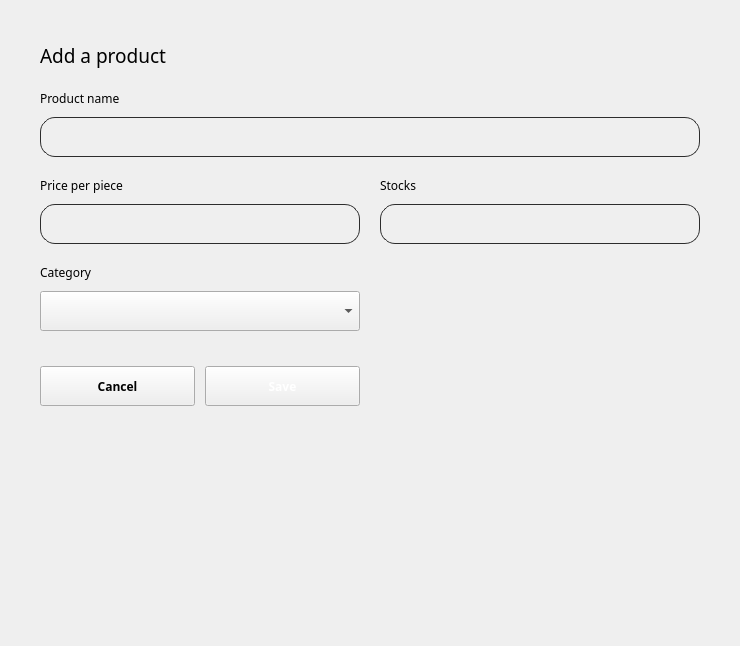
                       <widget class="QWidget" name="page_products_add">
                        <layout class="QGridLayout" name="gridLayout_12">
                         <property name="leftMargin">
                          <number>0</number>
                         </property>
                         <property name="topMargin">
                          <number>0</number>
                         </property>
                         <property name="rightMargin">
                          <number>0</number>
                         </property>
                         <property name="bottomMargin">
                          <number>0</number>
                         </property>
                         <property name="spacing">
                          <number>0</number>
                         </property>
                         <item row="0" column="0" alignment="Qt::AlignTop">
                          <widget class="QWidget" name="widget_products_add" native="true">
                           <layout class="QVBoxLayout" name="verticalLayout_16">
                            <property name="spacing">
                             <number>0</number>
                            </property>
                            <property name="leftMargin">
                             <number>40</number>
                            </property>
                            <property name="topMargin">
                             <number>40</number>
                            </property>
                            <property name="rightMargin">
                             <number>40</number>
                            </property>
                            <property name="bottomMargin">
                             <number>40</number>
                            </property>
                            <item>
                             <widget class="QLabel" name="label_44">
                              <property name="minimumSize">
                               <size>
                                <width>0</width>
                                <height>30</height>
                               </size>
                              </property>
                              <property name="maximumSize">
                               <size>
                                <width>16777215</width>
                                <height>30</height>
                               </size>
                              </property>
                              <property name="font">
                               <font>
                                <family>Hauora ExtraBold</family>
                                <pointsize>14</pointsize>
                               </font>
                              </property>
                              <property name="text">
                               <string>Add a product</string>
                              </property>
                             </widget>
                            </item>
                            <item>
                             <widget class="QWidget" name="widget_31" native="true">
                              <property name="minimumSize">
                               <size>
                                <width>0</width>
                                <height>87</height>
                               </size>
                              </property>
                              <property name="maximumSize">
                               <size>
                                <width>660</width>
                                <height>87</height>
                               </size>
                              </property>
                              <layout class="QVBoxLayout" name="verticalLayout_60">
                               <property name="spacing">
                                <number>10</number>
                               </property>
                               <property name="leftMargin">
                                <number>0</number>
                               </property>
                               <property name="topMargin">
                                <number>20</number>
                               </property>
                               <property name="rightMargin">
                                <number>0</number>
                               </property>
                               <property name="bottomMargin">
                                <number>0</number>
                               </property>
                               <item>
                                <widget class="QLabel" name="label_61">
                                 <property name="maximumSize">
                                  <size>
                                   <width>320</width>
                                   <height>17</height>
                                  </size>
                                 </property>
                                 <property name="font">
                                  <font>
                                   <family>Hauora</family>
                                   <pointsize>9</pointsize>
                                  </font>
                                 </property>
                                 <property name="text">
                                  <string>Product name</string>
                                 </property>
                                </widget>
                               </item>
                               <item>
                                <widget class="QLineEdit" name="lineEdit_products_name_add">
                                 <property name="minimumSize">
                                  <size>
                                   <width>320</width>
                                   <height>40</height>
                                  </size>
                                 </property>
                                 <property name="maximumSize">
                                  <size>
                                   <width>660</width>
                                   <height>40</height>
                                  </size>
                                 </property>
                                 <property name="font">
                                  <font>
                                   <family>Hauora</family>
                                   <pointsize>9</pointsize>
                                  </font>
                                 </property>
                                 <property name="styleSheet">
                                  <string notr="true">border-radius: 15px;
background-color: rgba(0,0,0,0);
border: 1px solid rgb(45, 45, 45);
padding-top: 4px;
padding-bottom: 4px;
padding-left: 8px;
padding-right: 8px;

</string>
                                 </property>
                                 <property name="text">
                                  <string/>
                                 </property>
                                </widget>
                               </item>
                              </layout>
                             </widget>
                            </item>
                            <item>
                             <widget class="QWidget" name="widget_6" native="true">
                              <property name="minimumSize">
                               <size>
                                <width>0</width>
                                <height>87</height>
                               </size>
                              </property>
                              <property name="maximumSize">
                               <size>
                                <width>660</width>
                                <height>87</height>
                               </size>
                              </property>
                              <layout class="QHBoxLayout" name="horizontalLayout_3">
                               <property name="spacing">
                                <number>20</number>
                               </property>
                               <property name="leftMargin">
                                <number>0</number>
                               </property>
                               <property name="topMargin">
                                <number>20</number>
                               </property>
                               <property name="rightMargin">
                                <number>0</number>
                               </property>
                               <property name="bottomMargin">
                                <number>0</number>
                               </property>
                               <item>
                                <widget class="QWidget" name="widget_34" native="true">
                                 <property name="maximumSize">
                                  <size>
                                   <width>320</width>
                                   <height>67</height>
                                  </size>
                                 </property>
                                 <layout class="QVBoxLayout" name="verticalLayout_73">
                                  <property name="spacing">
                                   <number>10</number>
                                  </property>
                                  <property name="leftMargin">
                                   <number>0</number>
                                  </property>
                                  <property name="topMargin">
                                   <number>0</number>
                                  </property>
                                  <property name="rightMargin">
                                   <number>0</number>
                                  </property>
                                  <property name="bottomMargin">
                                   <number>0</number>
                                  </property>
                                  <item>
                                   <widget class="QLabel" name="label_74">
                                    <property name="maximumSize">
                                     <size>
                                      <width>320</width>
                                      <height>17</height>
                                     </size>
                                    </property>
                                    <property name="font">
                                     <font>
                                      <family>Hauora</family>
                                      <pointsize>9</pointsize>
                                     </font>
                                    </property>
                                    <property name="text">
                                     <string>Price per piece</string>
                                    </property>
                                   </widget>
                                  </item>
                                  <item>
                                   <widget class="QLineEdit" name="lineEdit_products_pricepiece_add">
                                    <property name="minimumSize">
                                     <size>
                                      <width>320</width>
                                      <height>40</height>
                                     </size>
                                    </property>
                                    <property name="maximumSize">
                                     <size>
                                      <width>320</width>
                                      <height>40</height>
                                     </size>
                                    </property>
                                    <property name="font">
                                     <font>
                                      <family>Hauora</family>
                                      <pointsize>9</pointsize>
                                     </font>
                                    </property>
                                    <property name="styleSheet">
                                     <string notr="true">border-radius: 15px;
background-color: rgba(0,0,0,0);
border: 1px solid rgb(45, 45, 45);
padding-top: 4px;
padding-bottom: 4px;
padding-left: 8px;
padding-right: 8px;

</string>
                                    </property>
                                    <property name="text">
                                     <string/>
                                    </property>
                                   </widget>
                                  </item>
                                 </layout>
                                </widget>
                               </item>
                               <item>
                                <widget class="QWidget" name="widget_32" native="true">
                                 <property name="maximumSize">
                                  <size>
                                   <width>320</width>
                                   <height>67</height>
                                  </size>
                                 </property>
                                 <layout class="QVBoxLayout" name="verticalLayout_61">
                                  <property name="spacing">
                                   <number>10</number>
                                  </property>
                                  <property name="leftMargin">
                                   <number>0</number>
                                  </property>
                                  <property name="topMargin">
                                   <number>0</number>
                                  </property>
                                  <property name="rightMargin">
                                   <number>0</number>
                                  </property>
                                  <property name="bottomMargin">
                                   <number>0</number>
                                  </property>
                                  <item>
                                   <widget class="QLabel" name="label_62">
                                    <property name="maximumSize">
                                     <size>
                                      <width>320</width>
                                      <height>17</height>
                                     </size>
                                    </property>
                                    <property name="font">
                                     <font>
                                      <family>Hauora</family>
                                      <pointsize>9</pointsize>
                                     </font>
                                    </property>
                                    <property name="text">
                                     <string>Stocks</string>
                                    </property>
                                   </widget>
                                  </item>
                                  <item>
                                   <widget class="QLineEdit" name="lineEdit_products_stocks_add">
                                    <property name="minimumSize">
                                     <size>
                                      <width>320</width>
                                      <height>40</height>
                                     </size>
                                    </property>
                                    <property name="maximumSize">
                                     <size>
                                      <width>320</width>
                                      <height>40</height>
                                     </size>
                                    </property>
                                    <property name="font">
                                     <font>
                                      <family>Hauora</family>
                                      <pointsize>9</pointsize>
                                     </font>
                                    </property>
                                    <property name="styleSheet">
                                     <string notr="true">border-radius: 15px;
background-color: rgba(0,0,0,0);
border: 1px solid rgb(45, 45, 45);
padding-top: 4px;
padding-bottom: 4px;
padding-left: 8px;
padding-right: 8px;

</string>
                                    </property>
                                    <property name="text">
                                     <string/>
                                    </property>
                                   </widget>
                                  </item>
                                 </layout>
                                </widget>
                               </item>
                              </layout>
                             </widget>
                            </item>
                            <item alignment="Qt::AlignLeft">
                             <widget class="QWidget" name="widget_8" native="true">
                              <property name="minimumSize">
                               <size>
                                <width>0</width>
                                <height>87</height>
                               </size>
                              </property>
                              <property name="maximumSize">
                               <size>
                                <width>660</width>
                                <height>87</height>
                               </size>
                              </property>
                              <layout class="QHBoxLayout" name="horizontalLayout_4">
                               <property name="spacing">
                                <number>20</number>
                               </property>
                               <property name="leftMargin">
                                <number>0</number>
                               </property>
                               <property name="topMargin">
                                <number>20</number>
                               </property>
                               <property name="rightMargin">
                                <number>0</number>
                               </property>
                               <property name="bottomMargin">
                                <number>0</number>
                               </property>
                               <item alignment="Qt::AlignLeft">
                                <widget class="QWidget" name="widget_40" native="true">
                                 <property name="maximumSize">
                                  <size>
                                   <width>320</width>
                                   <height>67</height>
                                  </size>
                                 </property>
                                 <layout class="QVBoxLayout" name="verticalLayout_75">
                                  <property name="spacing">
                                   <number>10</number>
                                  </property>
                                  <property name="leftMargin">
                                   <number>0</number>
                                  </property>
                                  <property name="topMargin">
                                   <number>0</number>
                                  </property>
                                  <property name="rightMargin">
                                   <number>0</number>
                                  </property>
                                  <property name="bottomMargin">
                                   <number>0</number>
                                  </property>
                                  <item>
                                   <widget class="QLabel" name="label_76">
                                    <property name="maximumSize">
                                     <size>
                                      <width>320</width>
                                      <height>17</height>
                                     </size>
                                    </property>
                                    <property name="font">
                                     <font>
                                      <family>Hauora</family>
                                      <pointsize>9</pointsize>
                                     </font>
                                    </property>
                                    <property name="text">
                                     <string>Category</string>
                                    </property>
                                   </widget>
                                  </item>
                                  <item>
                                   <widget class="QComboBox" name="comboBox_products_category_add">
                                    <property name="minimumSize">
                                     <size>
                                      <width>320</width>
                                      <height>40</height>
                                     </size>
                                    </property>
                                    <property name="maximumSize">
                                     <size>
                                      <width>320</width>
                                      <height>40</height>
                                     </size>
                                    </property>
                                    <property name="font">
                                     <font>
                                      <family>Hauora</family>
                                      <pointsize>9</pointsize>
                                     </font>
                                    </property>
                                    <property name="styleSheet">
                                     <string notr="true"/>
                                    </property>
                                   </widget>
                                  </item>
                                 </layout>
                                </widget>
                               </item>
                              </layout>
                             </widget>
                            </item>
                            <item>
                             <widget class="QWidget" name="widget_products_actions_add" native="true">
                              <property name="minimumSize">
                               <size>
                                <width>210</width>
                                <height>75</height>
                               </size>
                              </property>
                              <property name="maximumSize">
                               <size>
                                <width>320</width>
                                <height>75</height>
                               </size>
                              </property>
                              <layout class="QHBoxLayout" name="horizontalLayout_11">
                               <property name="spacing">
                                <number>10</number>
                               </property>
                               <property name="leftMargin">
                                <number>0</number>
                               </property>
                               <property name="topMargin">
                                <number>35</number>
                               </property>
                               <property name="rightMargin">
                                <number>0</number>
                               </property>
                               <property name="bottomMargin">
                                <number>0</number>
                               </property>
                               <item>
                                <widget class="QPushButton" name="pushButton_products_add_cancel">
                                 <property name="minimumSize">
                                  <size>
                                   <width>100</width>
                                   <height>40</height>
                                  </size>
                                 </property>
                                 <property name="maximumSize">
                                  <size>
                                   <width>195</width>
                                   <height>40</height>
                                  </size>
                                 </property>
                                 <property name="font">
                                  <font>
                                   <family>Hauora</family>
                                   <pointsize>9</pointsize>
                                   <bold>true</bold>
                                  </font>
                                 </property>
                                 <property name="cursor">
                                  <cursorShape>ArrowCursor</cursorShape>
                                 </property>
                                 <property name="layoutDirection">
                                  <enum>Qt::LeftToRight</enum>
                                 </property>
                                 <property name="styleSheet">
                                  <string notr="true"/>
                                 </property>
                                 <property name="text">
                                  <string>Cancel</string>
                                 </property>
                                 <property name="iconSize">
                                  <size>
                                   <width>30</width>
                                   <height>30</height>
                                  </size>
                                 </property>
                                 <property name="checkable">
                                  <bool>true</bool>
                                 </property>
                                 <property name="autoExclusive">
                                  <bool>true</bool>
                                 </property>
                                 <attribute name="buttonGroup">
                                  <string notr="true">buttonGroup_products_add</string>
                                 </attribute>
                                </widget>
                               </item>
                               <item>
                                <widget class="QPushButton" name="pushButton_products_add_save">
                                 <property name="minimumSize">
                                  <size>
                                   <width>100</width>
                                   <height>40</height>
                                  </size>
                                 </property>
                                 <property name="maximumSize">
                                  <size>
                                   <width>195</width>
                                   <height>40</height>
                                  </size>
                                 </property>
                                 <property name="font">
                                  <font>
                                   <family>Hauora</family>
                                   <pointsize>9</pointsize>
                                   <bold>true</bold>
                                  </font>
                                 </property>
                                 <property name="cursor">
                                  <cursorShape>ArrowCursor</cursorShape>
                                 </property>
                                 <property name="layoutDirection">
                                  <enum>Qt::LeftToRight</enum>
                                 </property>
                                 <property name="styleSheet">
                                  <string notr="true">color: rgb(255, 255, 255);</string>
                                 </property>
                                 <property name="text">
                                  <string>Save</string>
                                 </property>
                                 <property name="iconSize">
                                  <size>
                                   <width>30</width>
                                   <height>30</height>
                                  </size>
                                 </property>
                                 <property name="checkable">
                                  <bool>true</bool>
                                 </property>
                                 <property name="autoExclusive">
                                  <bool>true</bool>
                                 </property>
                                 <attribute name="buttonGroup">
                                  <string notr="true">buttonGroup_products_add</string>
                                 </attribute>
                                </widget>
                               </item>
                              </layout>
                             </widget>
                            </item>
                            <item>
                             <spacer name="verticalSpacer_25">
                              <property name="orientation">
                               <enum>Qt::Vertical</enum>
                              </property>
                              <property name="sizeType">
                               <enum>QSizePolicy::Fixed</enum>
                              </property>
                              <property name="sizeHint" stdset="0">
                               <size>
                                <width>20</width>
                                <height>200</height>
                               </size>
                              </property>
                             </spacer>
                            </item>
                           </layout>
                          </widget>
                         </item>
                        </layout>
                       </widget>
